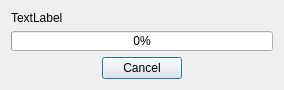
<?xml version="1.0" encoding="UTF-8"?>
<ui version="4.0">
 <class>ProgressDialog</class>
 <widget class="QDialog" name="ProgressDialog">
  <property name="geometry">
   <rect>
    <x>0</x>
    <y>0</y>
    <width>284</width>
    <height>88</height>
   </rect>
  </property>
  <property name="windowTitle">
   <string>Dialog</string>
  </property>
  <layout class="QVBoxLayout" name="verticalLayout">
   <item>
    <widget class="QLabel" name="description_label_">
     <property name="text">
      <string>TextLabel</string>
     </property>
    </widget>
   </item>
   <item>
    <widget class="prognot::qt::ProgressBar" name="mProgressBar">
     <property name="minimumSize">
      <size>
       <width>0</width>
       <height>20</height>
      </size>
     </property>
     <property name="value">
      <number>0</number>
     </property>
    </widget>
   </item>
   <item>
    <widget class="QDialogButtonBox" name="buttonBox">
     <property name="orientation">
      <enum>Qt::Horizontal</enum>
     </property>
     <property name="standardButtons">
      <set>QDialogButtonBox::Cancel</set>
     </property>
     <property name="centerButtons">
      <bool>true</bool>
     </property>
    </widget>
   </item>
  </layout>
 </widget>
 <customwidgets>
  <customwidget>
   <class>prognot::qt::ProgressBar</class>
   <extends>QProgressBar</extends>
   <header>prognot/Qt/ProgressBar.hpp</header>
   <slots>
    <slot>Cancel()</slot>
   </slots>
  </customwidget>
 </customwidgets>
 <resources/>
 <connections>
  <connection>
   <sender>buttonBox</sender>
   <signal>rejected()</signal>
   <receiver>mProgressBar</receiver>
   <slot>Cancel()</slot>
   <hints>
    <hint type="sourcelabel">
     <x>165</x>
     <y>70</y>
    </hint>
    <hint type="destinationlabel">
     <x>178</x>
     <y>38</y>
    </hint>
   </hints>
  </connection>
 </connections>
</ui>
